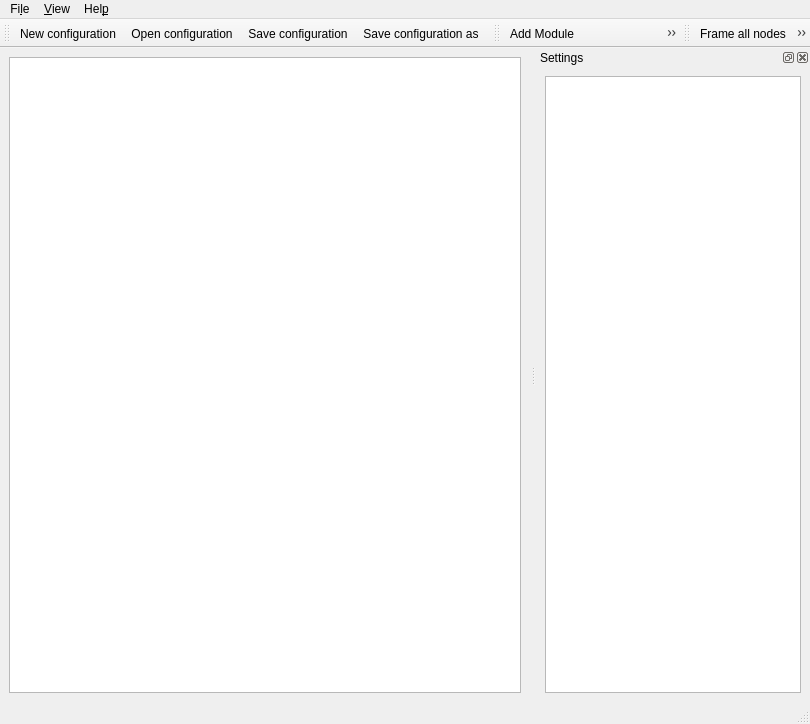
<?xml version="1.0" encoding="UTF-8"?>
<ui version="4.0">
 <class>MainWindow</class>
 <widget class="QMainWindow" name="MainWindow">
  <property name="geometry">
   <rect>
    <x>0</x>
    <y>0</y>
    <width>810</width>
    <height>724</height>
   </rect>
  </property>
  <property name="windowTitle">
   <string>Qudi configuration editor</string>
  </property>
  <property name="dockNestingEnabled">
   <bool>true</bool>
  </property>
  <widget class="QWidget" name="centralwidget">
   <layout class="QGridLayout" name="gridLayout">
    <item row="0" column="0">
     <widget class="GraphView" name="graphView"/>
    </item>
   </layout>
  </widget>
  <widget class="QMenuBar" name="menubar">
   <property name="geometry">
    <rect>
     <x>0</x>
     <y>0</y>
     <width>810</width>
     <height>30</height>
    </rect>
   </property>
   <widget class="QMenu" name="menuFile">
    <property name="title">
     <string>Fi&amp;le</string>
    </property>
    <addaction name="actionNew_configuration"/>
    <addaction name="actionOpen_configuration"/>
    <addaction name="actionSave_configuration"/>
    <addaction name="actionSave_configuration_as"/>
    <addaction name="separator"/>
    <addaction name="actionExit"/>
   </widget>
   <widget class="QMenu" name="menuHelp">
    <property name="title">
     <string>Hel&amp;p</string>
    </property>
    <addaction name="actionAbout_QudiConfig"/>
    <addaction name="actionAbout_Qt"/>
   </widget>
   <widget class="QMenu" name="menuView">
    <property name="title">
     <string>&amp;View</string>
    </property>
    <addaction name="actionShow_file_toolbar"/>
    <addaction name="actionShow_graph_edit_toolbar"/>
    <addaction name="actionShow_graph_view_toolbar"/>
   </widget>
   <addaction name="menuFile"/>
   <addaction name="menuView"/>
   <addaction name="menuHelp"/>
  </widget>
  <widget class="QStatusBar" name="statusbar"/>
  <widget class="QToolBar" name="fileToolBar">
   <property name="windowTitle">
    <string>toolBar</string>
   </property>
   <attribute name="toolBarArea">
    <enum>TopToolBarArea</enum>
   </attribute>
   <attribute name="toolBarBreak">
    <bool>false</bool>
   </attribute>
   <addaction name="actionNew_configuration"/>
   <addaction name="actionOpen_configuration"/>
   <addaction name="actionSave_configuration"/>
   <addaction name="actionSave_configuration_as"/>
  </widget>
  <widget class="QToolBar" name="graphToolBar">
   <property name="windowTitle">
    <string>toolBar</string>
   </property>
   <attribute name="toolBarArea">
    <enum>TopToolBarArea</enum>
   </attribute>
   <attribute name="toolBarBreak">
    <bool>false</bool>
   </attribute>
   <addaction name="actionAdd_Module"/>
   <addaction name="actionDelete_selected_nodes"/>
  </widget>
  <widget class="QToolBar" name="graphViewToolBar">
   <property name="windowTitle">
    <string>toolBar</string>
   </property>
   <attribute name="toolBarArea">
    <enum>TopToolBarArea</enum>
   </attribute>
   <attribute name="toolBarBreak">
    <bool>false</bool>
   </attribute>
   <addaction name="actionFrame_all_nodes"/>
   <addaction name="actionFrame_selected_nodes"/>
  </widget>
  <widget class="QDockWidget" name="editorDockWidget">
   <property name="windowTitle">
    <string>Settings</string>
   </property>
   <attribute name="dockWidgetArea">
    <number>2</number>
   </attribute>
   <widget class="QWidget" name="dockWidgetContents">
    <layout class="QGridLayout" name="gridLayout_2">
     <item row="0" column="0">
      <widget class="QTableView" name="tableView"/>
     </item>
    </layout>
   </widget>
  </widget>
  <action name="actionExit">
   <property name="icon">
    <iconset theme="application-exit">
     <normaloff/>
    </iconset>
   </property>
   <property name="text">
    <string>&amp;Exit</string>
   </property>
   <property name="shortcut">
    <string>Ctrl+Q</string>
   </property>
  </action>
  <action name="actionAbout_QudiConfig">
   <property name="text">
    <string>&amp;About QudiConfig</string>
   </property>
  </action>
  <action name="actionAbout_Qt">
   <property name="text">
    <string>About &amp;Qt</string>
   </property>
  </action>
  <action name="actionFrame_all_nodes">
   <property name="text">
    <string>Frame all nodes</string>
   </property>
   <property name="shortcut">
    <string>Ctrl+A</string>
   </property>
  </action>
  <action name="actionFrame_selected_nodes">
   <property name="text">
    <string>Frame selected nodes</string>
   </property>
   <property name="shortcut">
    <string>F</string>
   </property>
  </action>
  <action name="actionNew_configuration">
   <property name="icon">
    <iconset theme="document-new">
     <normaloff/>
    </iconset>
   </property>
   <property name="text">
    <string>&amp;New configuration</string>
   </property>
  </action>
  <action name="actionOpen_configuration">
   <property name="icon">
    <iconset theme="document-open">
     <normaloff/>
    </iconset>
   </property>
   <property name="text">
    <string>&amp;Open configuration</string>
   </property>
  </action>
  <action name="actionSave_configuration">
   <property name="icon">
    <iconset theme="document-save">
     <normaloff/>
    </iconset>
   </property>
   <property name="text">
    <string>&amp;Save configuration</string>
   </property>
   <property name="shortcut">
    <string>Ctrl+S</string>
   </property>
  </action>
  <action name="actionSave_configuration_as">
   <property name="icon">
    <iconset theme="document-save-as">
     <normaloff/>
    </iconset>
   </property>
   <property name="text">
    <string>Save &amp;configuration as</string>
   </property>
  </action>
  <action name="actionDelete_selected_nodes">
   <property name="icon">
    <iconset theme="edit-delete">
     <normaloff/>
    </iconset>
   </property>
   <property name="text">
    <string>Delete selected nodes</string>
   </property>
   <property name="shortcut">
    <string>Del</string>
   </property>
  </action>
  <action name="actionShow_file_toolbar">
   <property name="checkable">
    <bool>true</bool>
   </property>
   <property name="checked">
    <bool>true</bool>
   </property>
   <property name="text">
    <string>&amp;Show file toolbar</string>
   </property>
  </action>
  <action name="actionShow_graph_edit_toolbar">
   <property name="checkable">
    <bool>true</bool>
   </property>
   <property name="checked">
    <bool>true</bool>
   </property>
   <property name="text">
    <string>Show graph &amp;edit toolbar</string>
   </property>
  </action>
  <action name="actionShow_graph_view_toolbar">
   <property name="checkable">
    <bool>true</bool>
   </property>
   <property name="checked">
    <bool>true</bool>
   </property>
   <property name="text">
    <string>Show graph &amp;view toolbar</string>
   </property>
  </action>
  <action name="actionAdd_Module">
   <property name="icon">
    <iconset theme="list-add">
     <normaloff/>
    </iconset>
   </property>
   <property name="text">
    <string>Add Module</string>
   </property>
  </action>
 </widget>
 <customwidgets>
  <customwidget>
   <class>GraphView</class>
   <extends>QGraphicsView</extends>
   <header>pyflowgraph.graph_view.h</header>
  </customwidget>
 </customwidgets>
 <resources/>
 <connections>
  <connection>
   <sender>actionExit</sender>
   <signal>triggered()</signal>
   <receiver>MainWindow</receiver>
   <slot>close()</slot>
   <hints>
    <hint type="sourcelabel">
     <x>-1</x>
     <y>-1</y>
    </hint>
    <hint type="destinationlabel">
     <x>399</x>
     <y>299</y>
    </hint>
   </hints>
  </connection>
  <connection>
   <sender>actionShow_file_toolbar</sender>
   <signal>triggered(bool)</signal>
   <receiver>fileToolBar</receiver>
   <slot>setVisible(bool)</slot>
   <hints>
    <hint type="sourcelabel">
     <x>-1</x>
     <y>-1</y>
    </hint>
    <hint type="destinationlabel">
     <x>230</x>
     <y>48</y>
    </hint>
   </hints>
  </connection>
  <connection>
   <sender>actionShow_graph_edit_toolbar</sender>
   <signal>triggered(bool)</signal>
   <receiver>graphToolBar</receiver>
   <slot>setVisible(bool)</slot>
   <hints>
    <hint type="sourcelabel">
     <x>-1</x>
     <y>-1</y>
    </hint>
    <hint type="destinationlabel">
     <x>74</x>
     <y>48</y>
    </hint>
   </hints>
  </connection>
  <connection>
   <sender>actionShow_graph_view_toolbar</sender>
   <signal>triggered(bool)</signal>
   <receiver>graphViewToolBar</receiver>
   <slot>setVisible(bool)</slot>
   <hints>
    <hint type="sourcelabel">
     <x>-1</x>
     <y>-1</y>
    </hint>
    <hint type="destinationlabel">
     <x>546</x>
     <y>48</y>
    </hint>
   </hints>
  </connection>
 </connections>
</ui>
